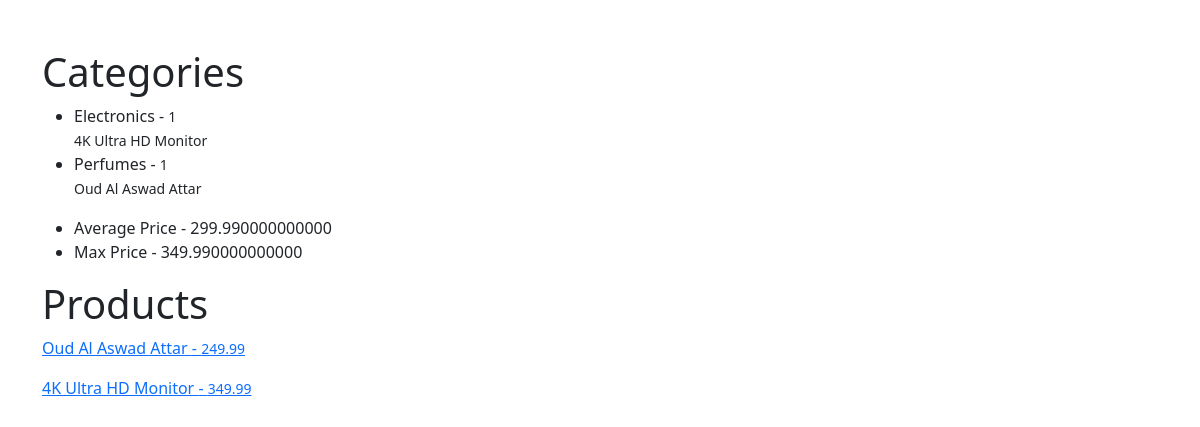
Screenshot of /products/ with the database file from the repository.
### products/models.py (models this page shows, shortened)
class Category(models.Model):
    title = models.CharField(max_length=200)
    is_active = models.BooleanField(default=True)

class Product(models.Model):
    title = models.CharField(max_length=200)
    slug = models.SlugField(unique=True, blank=True, null=True)
    stock = models.PositiveIntegerField(default=1)
    description = models.TextField()
    price = models.DecimalField(max_digits=10, decimal_places=2)
    category = models.ForeignKey(Category, on_delete=models.CASCADE)
    tags = models.ForeignKey(Tag, on_delete=models.CASCADE, blank=True, null=True)
    created_at = models.DateTimeField(default=timezone.now)

### products/views.py (the view)
# urls.py: path('products/', views.index, name='index'),
def index(request):
    categories = Category.objects.all().annotate(product_count=Count("product")).prefetch_related("product_set")
    products = Product.objects.all().order_by("price").select_related("category")
    avg_price = products.aggregate(Avg("price", default=0))['price__avg']
    max_price = products.aggregate(Max("price"))['price__max']
    context = {
                'products': products,
                'categories': categories,
                'avg_price': avg_price,
                'max_price': max_price
               }
    return render(request, 'index.html', context)

### products/templates/index.html (shortened to what this page needs)
<!DOCTYPE html>
<html lang="en">
<head>
  <link
    href="https://cdn.jsdelivr.net/npm/bootstrap@5.3.3/dist/css/bootstrap.min.css"
    rel="stylesheet"
  />
</head>
<body>
  <div class="container mt-5">
  <h1>Categories</h1>
<ul>
  {% for category in categories %}
  <li>{{category.title}} - <small>{{category.product_count}}</small></li>
  {% for p in category.product_set.all %}
  <small>{{p.title}}</small>
  {% endfor %}
  {% endfor %}
</ul>
<ul>
  <li>Average Price - {{avg_price}}</li>
  <li>Max Price - {{max_price}}</li>
</ul>
   <h1>Products</h1>
{% for p in products %}
<p><a href="{% url "product_detail" p.slug %}"> {{p.title}} - <small>{{p.price}}</small> </a></p>
{% endfor %}
  </div>
</body>
</html>

### rows the page displays
Category: title "Electronics", product_count "1"
Product: title "4K Ultra HD Monitor", price "349.99"
Category: title "Perfumes", product_count "1"
Product: title "Oud Al Aswad Attar", price "249.99"

### other values shown
{{ avg_price }} "299.990000000000"
{{ max_price }} "349.990000000000"
